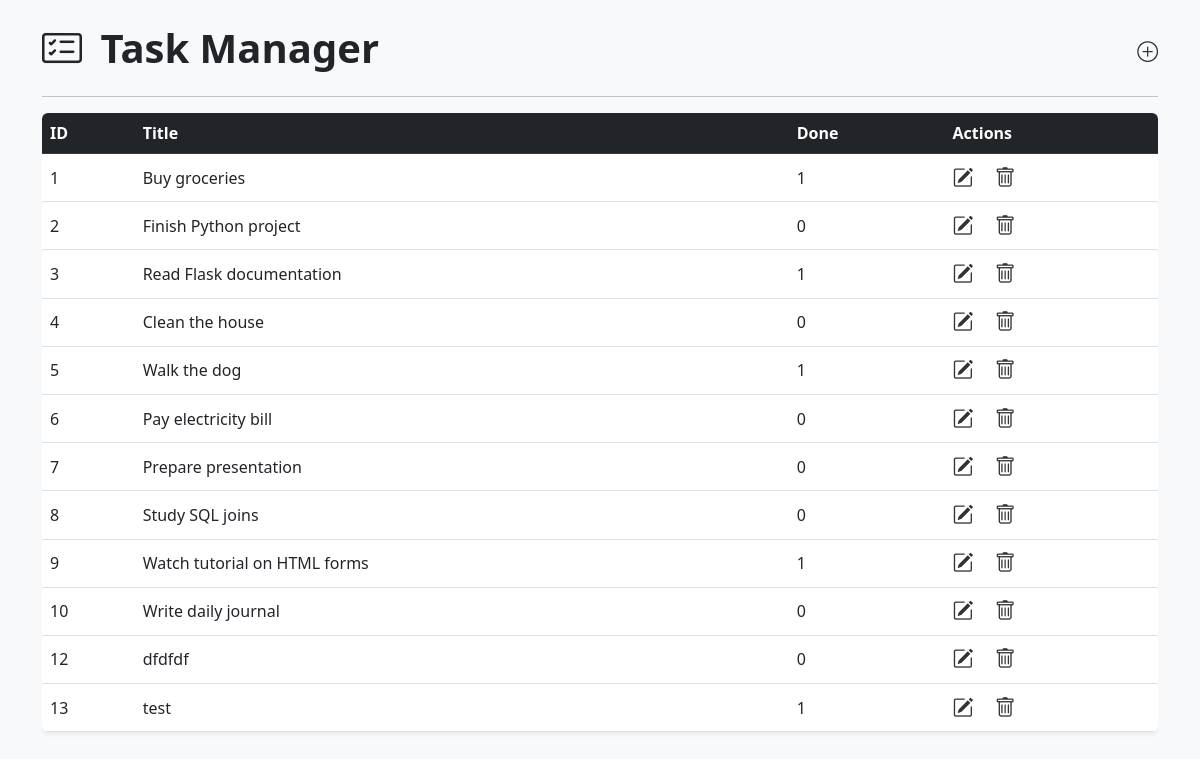
Page /main on the earlier database version.
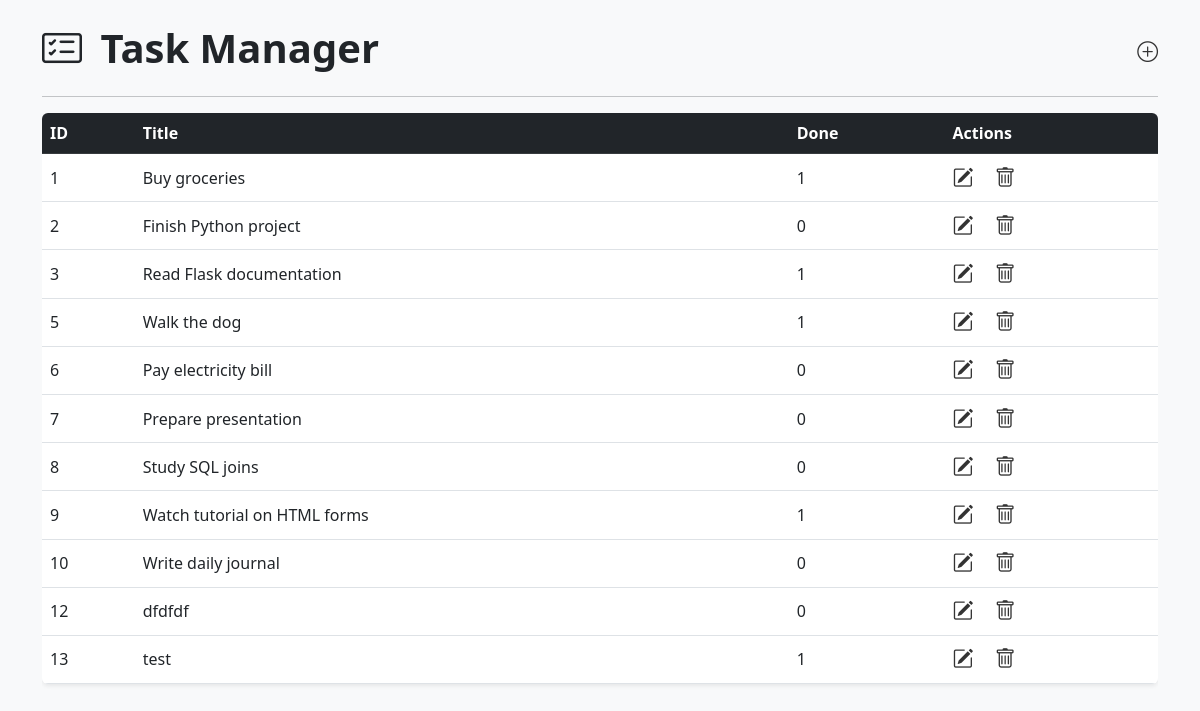
Same page on the later database version.
### tables this page shows
CREATE TABLE tasks (
    id INTEGER PRIMARY KEY AUTOINCREMENT,
    title TEXT NOT NULL,
    done INTEGER DEFAULT 0,
    status TEXT DEFAULT 'Pending'
);

### app.py (the view)
@app.route('/main')
def main_page():
    conn = sqlite3.connect('tasks.db')
    conn.row_factory = sqlite3.Row
    tasks = conn.execute("SELECT * FROM tasks").fetchall()
    conn.close()
    return render_template('main.html', tasks=tasks)

### templates/main.html (shortened to what this page needs)
<!DOCTYPE html>
<html lang="en">
<head>
<link rel="stylesheet" href="https://cdn.jsdelivr.net/npm/bootstrap@5.3.0/dist/css/bootstrap.min.css">
<link  rel="stylesheet" href="https://cdn.jsdelivr.net/npm/bootstrap-icons@1.11.1/font/bootstrap-icons.css">
<link rel="stylesheet" href="{{ url_for('static', filename='style.css') }}">
</head>
<body class="bg-light">
<div class="container mt-4">
  <div class="d-flex justify-content-between align-items-center">
      <h1 class="fw-bold">
          <i class="bi bi-card-checklist me-2"></i>
          Task Manager
      </h1>
      <a href="/add" class="action-icon" title="Add Task">
          <i class="bi bi-plus-circle"></i>
      </a>
  </div>
  <hr>
  <div class="table-responsive">
      <table class="table table-hover align-middle shadow-sm">
          <thead class="table-dark">
              <tr>
                  <th>ID</th>
                  <th>Title</th>
                  <th>Done</th>
                  <th>Actions</th>
              </tr>
          </thead>
          <tbody>
              {% for task in tasks %}
              <tr>
                  <td>{{ task.id }}</td>
                  <td>{{ task.title }}</td>
                  <td>{{ task.done }}</td>
                  <td>
                      <a href="/update/{{ task.id }}" class="action-icon me-3" title="Edit">
                          <i class="bi bi-pencil-square"></i>
                      </a>
                      <a href="/delete/{{ task.id }}" class="action-icon delete-icon"
                         title="Delete"
                         onclick="return confirm('Delete this task?');">
                          <i class="bi bi-trash"></i>
                      </a>
                  </td>
              </tr>
              {% endfor %}
          </tbody>
      </table>
  </div>
</div>
</body>
</html>

### static/style.css (style rules this page uses)
.action-icon { font-size: 1.4rem; cursor: pointer; color: #333; text-decoration: none; transition: 0.2s ease; }
.delete-icon { color: #8b0000; }
table { border-radius: 6px; overflow: hidden; }
body { padding-bottom: 40px; }
.action-icon { font-size: 1.3rem; cursor: pointer; color: #333; transition: 0.2s ease; }
.table-responsive { overflow-x: auto; -webkit-overflow-scrolling: touch; }

Differences in the rows shown:
removed tasks: id "4", title "Clean the house", done "0"
